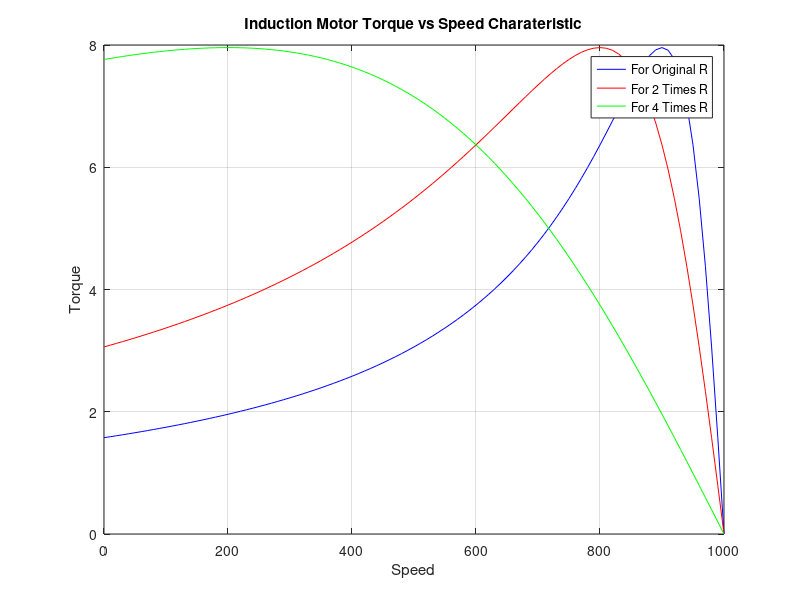

Write the MATLAB code that produced this figure.
% Torque - Speed Characteristics of 3 Phase Induction Motor.

clc
clear all
close 

% Initializing the values.
Es = 100;               % Standstil rotor emf/phase (V)
Rs = 0.03;              % Standstil rotor resitance/phase (ohm)
Xs = 0.3;               % Standstil rotor reactance/phase (ohm)
Ns = 1000;              % Synchronus speed of motor (r.p.m)

% Calculation for observing Torque-Speed relation for different values of slip,
s = (0:1:100)/100;      % Slip
s(1)= 0.00001;          % Manually setting first value of slip

Nm = (1-s) * Ns;        % Mechanical Speed

T1 = zeros(1,101);
T2 = zeros(1,101);
T3 = zeros(1,101);

% Torque Calculation Original Rotor Resistance:
for i = 1:101
T1(i) = (3*s(i)*Es^2*Rs)/((2*pi*Ns)*((Rs^2)+(s(i)*Xs)^2));
end

% Torque Calculation 2 times Rotor Resistance:
Rs = 2*Rs;
for i = 1:101
T2(i) = (3*s(i)*Es^2*Rs)/((2*pi*Ns)*((Rs^2)+(s(i)*Xs)^2));
end

% Torque Calculation 4 times Rotor Resistance:
Rs = 4*Rs;
for i = 1:101
T3(i) = (3*s(i)*Es^2*Rs)/((2*pi*Ns)*((Rs^2)+(s(i)*Xs)^2));
end

% Plot Torque vs Speed:
plot(Nm,T1,'b');
hold on;
plot(Nm,T2,'r');
hold on;
plot(Nm,T3,'g');
title('Induction Motor Torque vs Speed Charateristic');
xlabel('Speed');
ylabel('Torque');
legend('For Original R','For 2 Times R','For 4 Times R');
grid on;
hold off;
